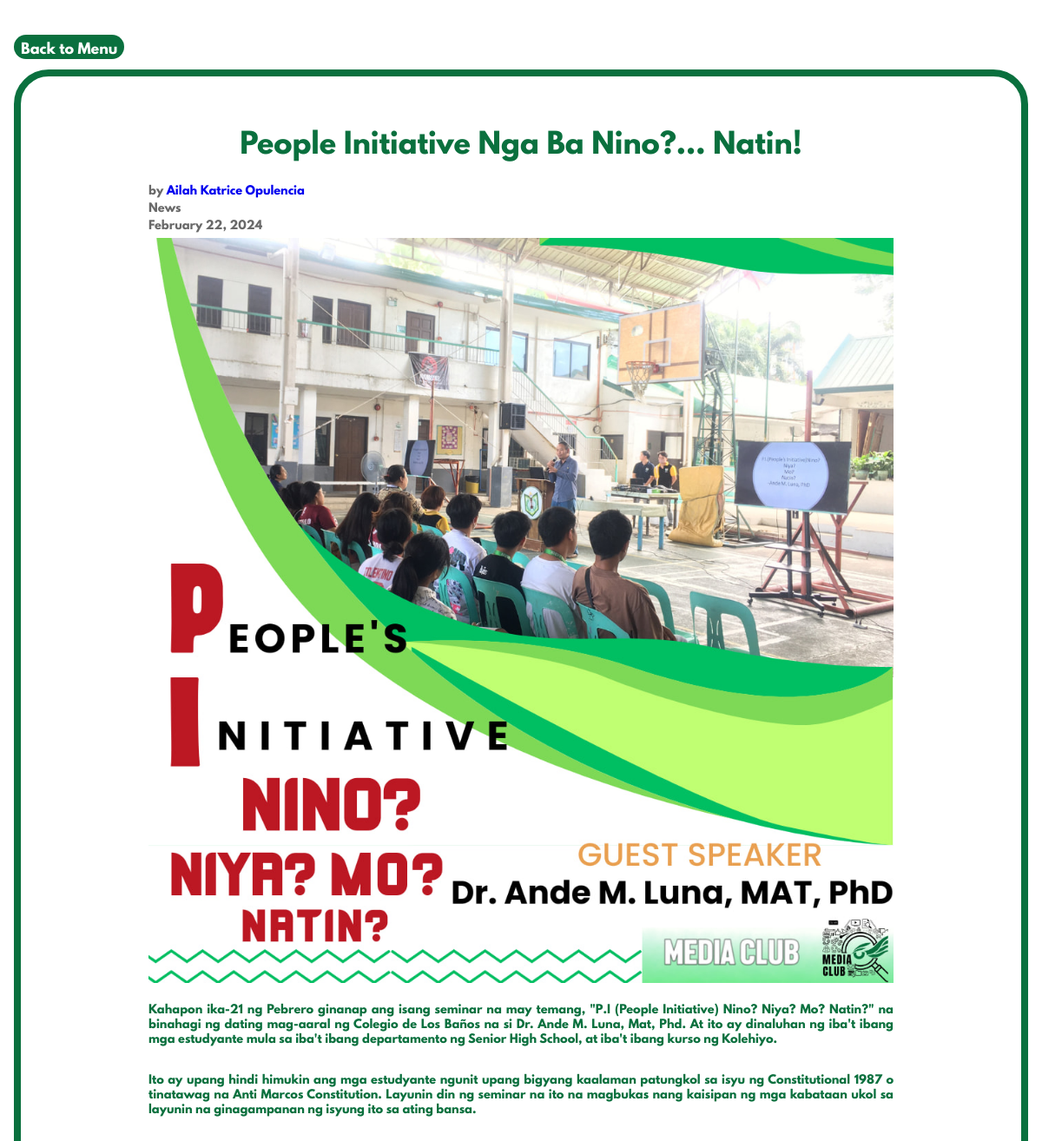
The page /article.php?UploadID=38 on the database its author committed.
### tables this page shows
CREATE TABLE `upload` (
  `ID` int(11) NOT NULL,
  `Headline` varchar(200) NOT NULL,
  `Author` varchar(200) NOT NULL,
  `Category` enum('Acads','News','Sports','Events') NOT NULL,
  `Date_Published` date NOT NULL,
  `First_Paragraph` varchar(1000) NOT NULL,
  `Second_Paragraph` varchar(1000) DEFAULT NULL,
  `Third_Paragraph` varchar(1000) DEFAULT NULL,
  `Fourth_Paragraph` varchar(1000) DEFAULT NULL,
  `Fifth_Paragraph` varchar(1000) DEFAULT NULL,
  `Sixth_Paragraph` varchar(1000) DEFAULT NULL,
  `Seventh_Paragraph` varchar(1000) DEFAULT NULL,
  `Eighth_Paragraph` varchar(1000) DEFAULT NULL,
  `filename` varchar(100) NOT NULL
);

CREATE TABLE `image` (
  `id` int(11) NOT NULL,
  `filename` varchar(100) NOT NULL
);

### article.php (the view, shortened to what this page needs)
<?php
include 'PHP/Connect.php';
include 'PHP/image.php';
$ID = $_GET['UploadID'];
$sql = "SELECT * FROM upload WHERE ID = $ID";
$result = mysqli_query($conn, $sql);
$row = mysqli_fetch_assoc($result);
$Headline = $row['Headline'];
$Author = $row['Author'];
$Date_Published = $row['Date_Published'];
$First_Paragraph = $row['First_Paragraph'];
$Second_Paragraph = $row['Second_Paragraph'];
$Third_Paragraph = $row["Third_Paragraph"];
$Category = $row['Category'];
?>
<!DOCTYPE html>
<html lang="en">
<head>
    <link rel="stylesheet" href="styles/Backgrond.css">
    <link rel="stylesheet" href="styles/Styles.css">
    <link rel="stylesheet" href="styles/Article.css">
</head>
<body>
<a href="menu.php">
    <div class="back">
        Back to Menu
    </div>
    </a>
    <div class="container">
        <table  class="table">
    <tr>
        <td colspan="2">
            <h1 class="headline"><?php echo $Headline ?></h1>
            <?php
                echo "<span class='author'>by <a href='Profile.php?author=" . $row['Author'] . "'>" . $Author . "</a></span>"
            ?>
            <br>
            <span class="Category"><?php echo $Category ?></span>
            <br>
            <span class="date".><?php echo date('F d, Y', strtotime($Date_Published)); ?></span>
        </td>
    </tr>
    <tr>
        <td style="text-align:center;">
            <?php
                $query = "SELECT * FROM image WHERE id = $ID";
                $result = mysqli_query($link, $query);
                if ($result && mysqli_num_rows($result) > 0) {
                    while ($data = mysqli_fetch_assoc($result)) {
                        echo "<img src='./admin/image/" . $data['filename'] . "' height='50%' width='100%'>";
                    }
                }
            ?>
        </td>
    </tr>
    <tr>
        <td><p class="paragraph"><?php echo $First_Paragraph ?></p>
    </tr>
    <tr>
        <td><p class="paragraph"><?php echo $Second_Paragraph ?></p></td>
    </tr>
    <tr>
        <td><p class="paragraph"><?php echo $Third_Paragraph ?></p></td>
    </tr>
</table>
    </div>
</body>
</html>

### styles/Backgrond.css (style rules this page uses)
body { background-position:absolute; background-attachment: fixed; background-image: url(Background.webp); background-size: cover; animation: bg 500s infinite linear; }

### styles/Styles.css (style rules this page uses)
* { font-family: 'League'; }
body { margin: 0; padding: 0; }
a { text-decoration: none; }

### styles/Article.css (style rules this page uses)
body { margin: 0; padding: 0; }
.container { background-color: rgb(255, 255, 255, 0.75); border: solid 1vh #0A703E; border-radius: 5vh; height: 80%; width:90%; margin:0 auto; padding: 3%; margin-top: 1%; justify-content: center; }
.paragraph { color:#0A703E; font-size: small; text-align: justify; width: 100%; height: auto; }
.author { color: #696969; font-size: small; }
.date { color: #696969; font-size: small; }
.Category { color: #696969; font-size: small; }
.headline { color: #0A703E; text-align: center; }
.table { width: 80%; margin: 0 auto; justify-content: center; }
.back { background-color: #0A703E; padding: 1vh; padding-bottom: 0; color: #ffffff; border: #000000; border-radius: 2vh; width: max-content; margin: 2vh; margin-top: 5vh; margin-bottom: 0; transition: ease 0.3s; }

### rows shown on the page
upload: Headline "People Initiative Nga Ba Nino?... Natin!", Author "Ailah Katrice Opulencia", Category "News", Date_Published "February 22, 2024", First_Paragraph "Kahapon ika-21 ng Pebrero ginanap ang isang seminar na may temang, \"P.I (People Initiative) Nino? Niya? Mo? Natin?\" na binahagi ng dating mag-aaral ng Colegio de Los Baños na si Dr. Ande M. Luna, Mat, Phd. At ito ay dinaluhan ng iba't ibang mga estudyante mula sa iba't ibang departamento ng Senior High School, at iba't ibang kurso ng Kolehiyo.", Second_Paragraph "Ito ay upang hindi himukin ang mga estudyante ngunit upang bigyang kaalaman patungkol sa isyu ng Constitutional 1987 o tinatawag na Anti Marcos Constitution. Layunin din ng seminar na ito na magbukas nang kaisipan ng mga kabataan ukol sa layunin na ginagampanan ng isyung ito sa ating bansa."
image: filename (picture)
